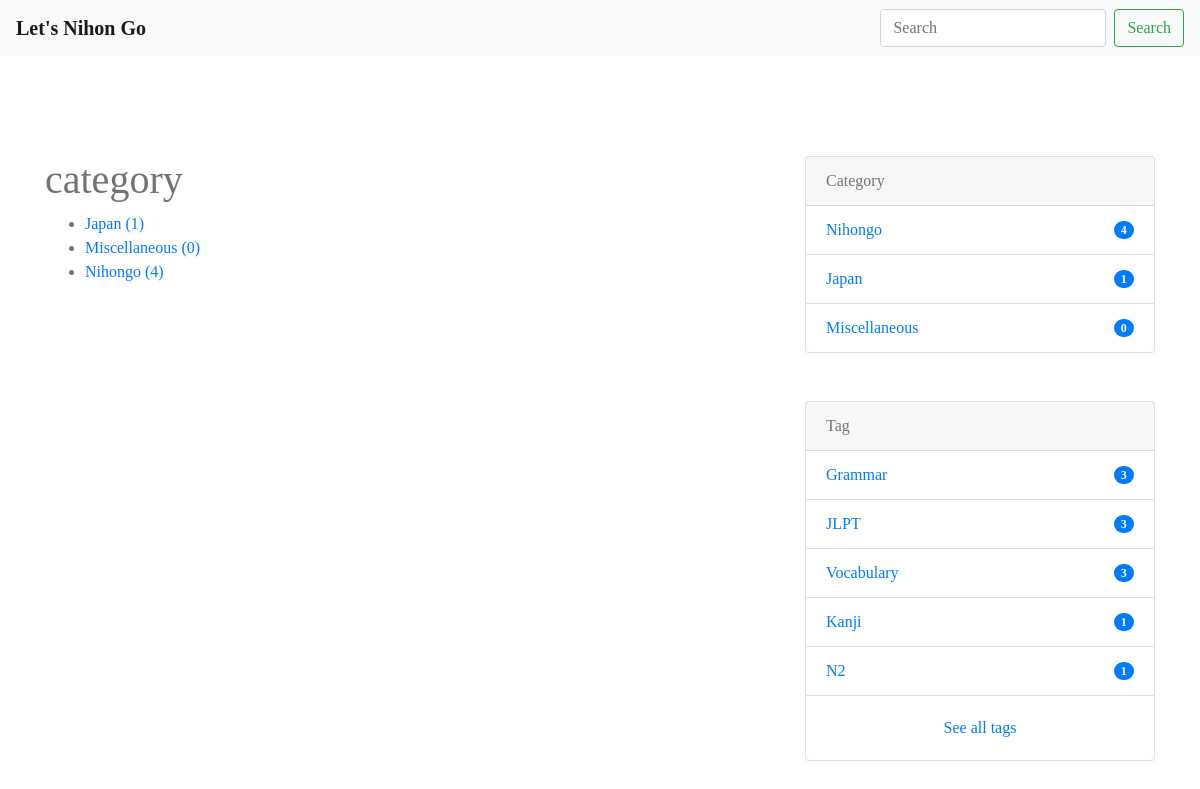
Page /categories/ on the committed database.
### blog/models.py (models this page shows, shortened)
class Category(models.Model):
    name = models.CharField(max_length=255)
    slug = models.SlugField(unique=True)
    timestamp = models.DateTimeField(auto_now_add=True)

class Tag(models.Model):
    name = models.CharField(max_length=255)
    slug = models.SlugField(unique=True)
    timestamp = models.DateTimeField(auto_now_add=True)

### blog/views.py (the view)
# urls.py: path('categories/', CategoryListView.as_view(), name='category_list'),
class CategoryListView(ListView):
    queryset = Category.objects.annotate(
        num_posts=Count('post', filter=Q(post__is_public=True)))

### nihongo/context_processors.py (called while the page is built)
def common(request):
    context = {
        'categories': Category.objects.annotate(
            num_posts=Count('post', filter=Q(post__is_public=True))),
        'tags': Tag.objects.annotate(
            num_posts=Count('post', filter=Q(post__is_public=True))),
    }
    return context

### blog/templates/blog/category_list.html
{% extends "base.html" %}
{% load static %}
{% block content %}
<link rel="stylesheet" href="{% static 'blog/css/blog.css' %}">
<div class="container">
  <div class="row">
    <main class="col-md-8">
      <h1>category</h1>
      <ul>
        {% for category in object_list %}
        <li><a href="{% url 'blog:category_post' category.slug %}">{{ category.name }} ({{ category.num_posts }})</a></li>
        {% empty %}
        <li>カテゴリはありません。</li>
        {% endfor %}
      </ul>
    </main>
    <aside class="col-md-4">
      {% include "blog/snippets/sidebar.html" %}
    </aside>
  </div>
</div>
{% endblock %}

### blog/templates/blog/snippets/sidebar.html
{% load static %}
<link rel="stylesheet" href="{% static 'blog/css/blog.css' %}">
<div class="card mb-5">
  <div class="card-header">
    Category
  </div>
  <ul class="list-group list-group-flush">
    {% for category in categories|dictsort:"id" %}
    <li class="list-group-item d-flex justify-content-between align-items-center">
      <a href="{% url 'blog:category_post' category.slug %}" class="card-link">{{ category.name }}</a>
      <span class="badge badge-primary badge-pill">{{ category.num_posts }}</span>
    </li>
    {% endfor %}
  </ul>
</div>
<div class="card mb-5 mt-5">
  <div class="card-header">
    Tag
  </div>
  <ul class="list-group list-group-flush">
    {% for tag in tags|dictsortreversed:"num_posts"|slice:":5" %}
    <li class="list-group-item d-flex justify-content-between align-items-center">
      <a href="{% url 'blog:tag_post' tag.slug %}" class="card-link">{{ tag.name }}</a>
      <span class="badge badge-primary badge-pill">{{ tag.num_posts }}</span>
    </li>
    {% endfor %}
  </ul>
  <div class="card-body text-center">
    <a href="{% url 'blog:tag_list' %}" class="card-link">See all tags</a>
  </div>
</div>

### static/blog/css/blog.css (style rules this page uses)
* { color: rgb(115, 115, 115); font-family: "hiragino"; box-sizing: border-box; }
.container { margin-top: 100px; }

### rows in the picture
Category: name "Japan", num_posts "1"
Category: name "Miscellaneous", num_posts "0"
Category: name "Nihongo", num_posts "4"
Tag: name "Grammar", num_posts "3"
Tag: name "JLPT", num_posts "3"
Tag: name "Vocabulary", num_posts "3"
Tag: name "Kanji", num_posts "1"
Tag: name "N2", num_posts "1"
